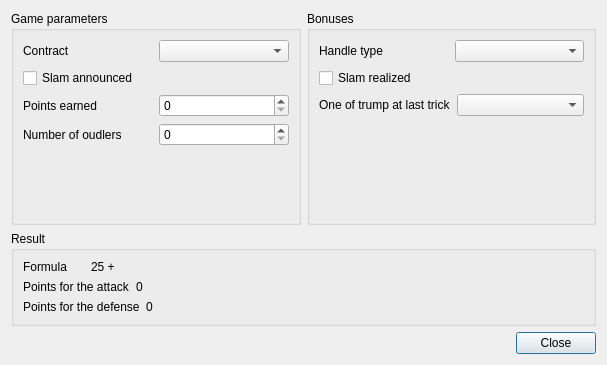
<?xml version="1.0" encoding="UTF-8"?>
<ui version="4.0">
 <class>scoreCalculatorWindow</class>
 <widget class="QDialog" name="scoreCalculatorWindow">
  <property name="geometry">
   <rect>
    <x>0</x>
    <y>0</y>
    <width>607</width>
    <height>365</height>
   </rect>
  </property>
  <property name="windowTitle">
   <string>Deal calculator</string>
  </property>
  <layout class="QVBoxLayout" name="verticalLayout_4">
   <item>
    <layout class="QHBoxLayout" name="horizontalLayout_14">
     <item>
      <widget class="QGroupBox" name="groupBox">
       <property name="title">
        <string>Game parameters</string>
       </property>
       <layout class="QVBoxLayout" name="verticalLayout">
        <item>
         <layout class="QHBoxLayout" name="horizontalLayout_3">
          <item>
           <widget class="QLabel" name="label">
            <property name="text">
             <string>Contract</string>
            </property>
           </widget>
          </item>
          <item>
           <widget class="QComboBox" name="cmbContract"/>
          </item>
         </layout>
        </item>
        <item>
         <widget class="QCheckBox" name="cbxSlam">
          <property name="text">
           <string>Slam announced</string>
          </property>
         </widget>
        </item>
        <item>
         <layout class="QHBoxLayout" name="horizontalLayout_8">
          <item>
           <widget class="QLabel" name="label_3">
            <property name="text">
             <string>Points earned</string>
            </property>
           </widget>
          </item>
          <item>
           <widget class="QSpinBox" name="spnPoints">
            <property name="maximum">
             <number>91</number>
            </property>
           </widget>
          </item>
         </layout>
        </item>
        <item>
         <layout class="QHBoxLayout" name="horizontalLayout">
          <item>
           <widget class="QLabel" name="label_8">
            <property name="text">
             <string>Number of oudlers</string>
            </property>
           </widget>
          </item>
          <item>
           <widget class="QSpinBox" name="spnOudlers">
            <property name="maximum">
             <number>3</number>
            </property>
           </widget>
          </item>
         </layout>
        </item>
        <item>
         <spacer name="verticalSpacer">
          <property name="orientation">
           <enum>Qt::Vertical</enum>
          </property>
          <property name="sizeHint" stdset="0">
           <size>
            <width>20</width>
            <height>40</height>
           </size>
          </property>
         </spacer>
        </item>
       </layout>
      </widget>
     </item>
     <item>
      <widget class="QGroupBox" name="groupBox_2">
       <property name="title">
        <string>Bonuses</string>
       </property>
       <layout class="QVBoxLayout" name="verticalLayout_2">
        <item>
         <layout class="QHBoxLayout" name="horizontalLayout_4">
          <item>
           <widget class="QLabel" name="label_5">
            <property name="text">
             <string>Handle type</string>
            </property>
           </widget>
          </item>
          <item>
           <widget class="QComboBox" name="cmbHandleType"/>
          </item>
         </layout>
        </item>
        <item>
         <widget class="QCheckBox" name="cbxSlameDone">
          <property name="text">
           <string>Slam realized</string>
          </property>
         </widget>
        </item>
        <item>
         <layout class="QHBoxLayout" name="horizontalLayout_9">
          <item>
           <widget class="QLabel" name="label_7">
            <property name="text">
             <string>One of trump at last trick</string>
            </property>
           </widget>
          </item>
          <item>
           <widget class="QComboBox" name="cmbLittleEndian"/>
          </item>
         </layout>
        </item>
        <item>
         <spacer name="verticalSpacer_2">
          <property name="orientation">
           <enum>Qt::Vertical</enum>
          </property>
          <property name="sizeHint" stdset="0">
           <size>
            <width>20</width>
            <height>55</height>
           </size>
          </property>
         </spacer>
        </item>
       </layout>
      </widget>
     </item>
    </layout>
   </item>
   <item>
    <widget class="QGroupBox" name="groupBox_3">
     <property name="title">
      <string>Result</string>
     </property>
     <layout class="QHBoxLayout" name="horizontalLayout_13">
      <item>
       <layout class="QVBoxLayout" name="verticalLayout_3">
        <item>
         <layout class="QHBoxLayout" name="horizontalLayout_12">
          <item>
           <widget class="QLabel" name="label_9">
            <property name="text">
             <string>Formula</string>
            </property>
           </widget>
          </item>
          <item>
           <widget class="QLabel" name="lblFormula">
            <property name="text">
             <string>25 + </string>
            </property>
           </widget>
          </item>
         </layout>
        </item>
        <item>
         <layout class="QHBoxLayout" name="horizontalLayout_11">
          <item>
           <widget class="QLabel" name="label_11">
            <property name="text">
             <string>Points for the attack</string>
            </property>
           </widget>
          </item>
          <item>
           <widget class="QLabel" name="lblPointsAttack">
            <property name="text">
             <string>0</string>
            </property>
           </widget>
          </item>
         </layout>
        </item>
        <item>
         <layout class="QHBoxLayout" name="horizontalLayout_10">
          <item>
           <widget class="QLabel" name="label_12">
            <property name="text">
             <string>Points for the defense</string>
            </property>
           </widget>
          </item>
          <item>
           <widget class="QLabel" name="lblPointsDefense">
            <property name="text">
             <string>0</string>
            </property>
           </widget>
          </item>
         </layout>
        </item>
       </layout>
      </item>
      <item>
       <spacer name="horizontalSpacer_2">
        <property name="orientation">
         <enum>Qt::Horizontal</enum>
        </property>
        <property name="sizeHint" stdset="0">
         <size>
          <width>408</width>
          <height>20</height>
         </size>
        </property>
       </spacer>
      </item>
     </layout>
    </widget>
   </item>
   <item>
    <layout class="QHBoxLayout" name="horizontalLayout_6">
     <item>
      <spacer name="horizontalSpacer">
       <property name="orientation">
        <enum>Qt::Horizontal</enum>
       </property>
       <property name="sizeHint" stdset="0">
        <size>
         <width>40</width>
         <height>20</height>
        </size>
       </property>
      </spacer>
     </item>
     <item>
      <widget class="QPushButton" name="btnClose">
       <property name="text">
        <string>Close</string>
       </property>
      </widget>
     </item>
    </layout>
   </item>
  </layout>
 </widget>
 <resources/>
 <connections/>
</ui>
